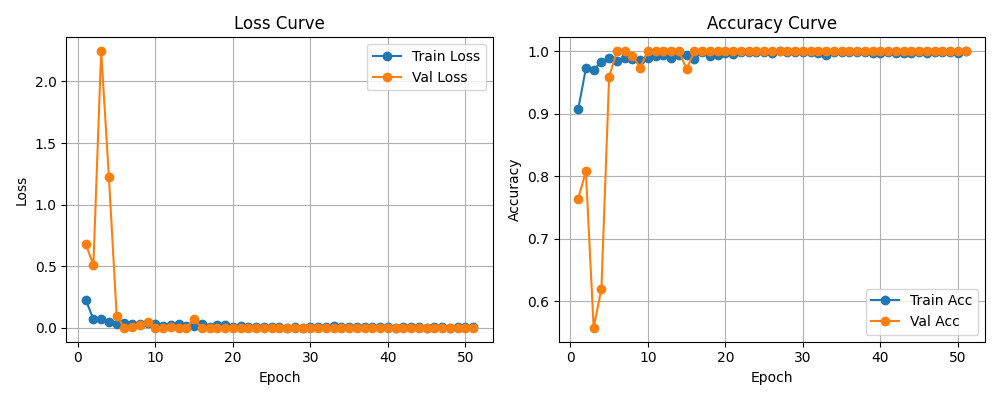
#> input picture mod_2_old/1017new/1.png, 1000 x 400 px, given as the content of the folder ../mod_2_old/1017new/1.png, which was not available
$ python q_process.py
#> lines starting #> are read from the running program, lines starting #| are printed output that depends on the picture; pictures that were not available may be replaced by others from this repository, and a replacement may not be noted
#> the loop in get_user_input, `while True:` made 1 pass; the answer given on pass 1: ../mod_2_old/1017new/1.png
import os
from PIL import Image
import random

# 定义旋转角度（只包含90°、180°、270°）
ROTATION_ANGLES = [90, 180, 270]


def rotate_without_cropping(img, angle):
    """
    旋转图像但不裁剪，保持原始内容完整
    """
    # 旋转图像（expand=True确保所有内容都在图像内）
    rotated_img = img.rotate(angle, resample=Image.BICUBIC, expand=True)
    return rotated_img


def augment_images(input_dir, quadruple=True):
    """
    对目录中的所有JPG图像进行数据增强（旋转但不裁剪）

    参数:
        input_dir: 输入目录路径
        quadruple: 是否将图像数量翻四倍（默认为True）
    """
#> called with input_dir = '../mod_2_old/1017new/1.png', quadruple = True
    # 遍历输入目录中的所有子文件夹和文件
    for root, dirs, files in os.walk(input_dir):
        print(f"正在处理文件夹: {root}")

        # 收集所有JPG文件
        jpg_files = [f for f in files if f.lower().endswith('.png')]
        print(f"找到 {len(jpg_files)} 个JPG文件")

        for file in jpg_files:
            # 构建输入文件路径
            img_path = os.path.join(root, file)

            print(f"处理文件: {img_path}")

            try:
                # 打开JPG文件
                image = Image.open(img_path).convert('RGB')

                if quadruple:
                    # 四倍增强模式：生成三个旋转版本（90°, 180°, 270°）
                    angles_to_process = ROTATION_ANGLES

                    # 为每个旋转角度生成新图像

                    for angle in angles_to_process:
                        # 旋转图像（不裁剪）
                        rotated_image = rotate_without_cropping(image, angle)

                        # 生成新文件名
                        name, ext = os.path.splitext(file)
                        new_filename = f"{name}_rot{angle}{ext}"
                        new_img_path = os.path.join(root, new_filename)

                        # 保存新图像
                        rotated_image.save(new_img_path)
                        print(f"已创建新图像: {new_img_path} (角度: {angle}°)")
#> this loop made 3 passes
#> pass 1, in rotate_without_cropping, `rotated_img = img.rotate(angle, resample=Image.BICUBIC, expand=True)`:
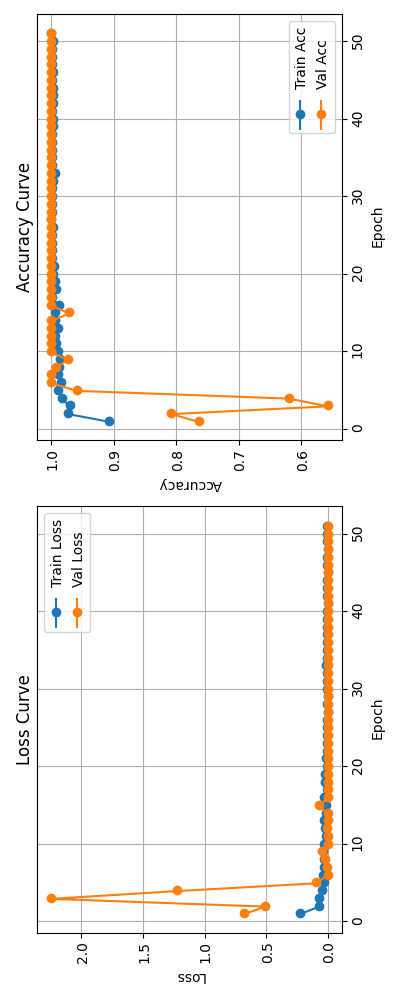
#> rotated_img: PIL image 400x1000 RGB; mean R, G, B 247.9, 245.6, 243.4
#> pass 2, in rotate_without_cropping (call 2), `rotated_img = img.rotate(angle, resample=Image.BICUBIC, expand=True)`:
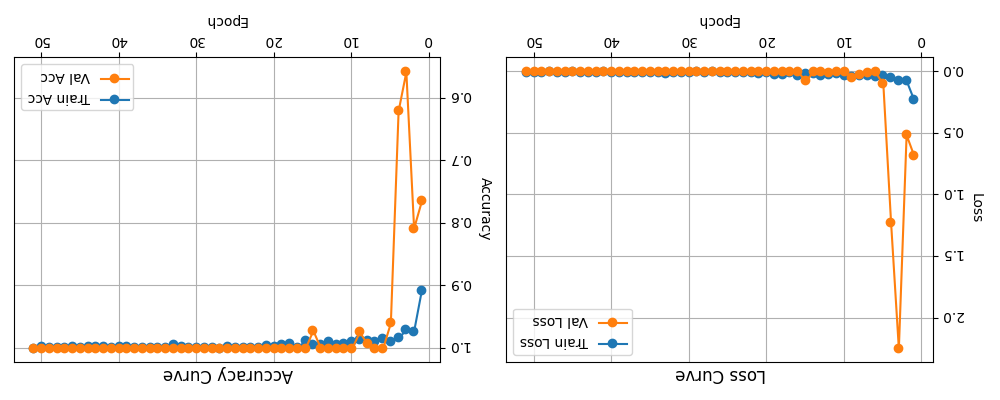
#> rotated_img: PIL image 1000x400 RGB; mean R, G, B 247.9, 245.6, 243.4
#> pass 3, in rotate_without_cropping (call 3), `rotated_img = img.rotate(angle, resample=Image.BICUBIC, expand=True)`:
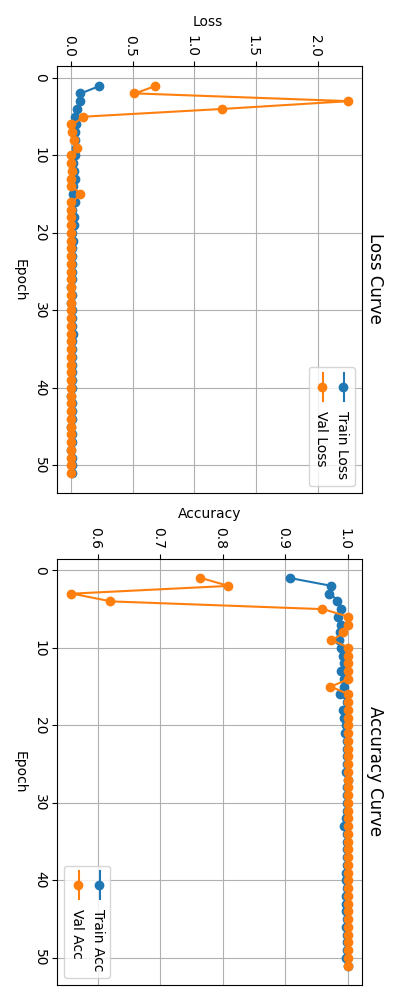
#> rotated_img: PIL image 400x1000 RGB; mean R, G, B 247.9, 245.6, 243.4
                else:
                    # 单倍增强模式：覆盖原图
                    angle = random.choice(ROTATION_ANGLES)

                    # 旋转图像（不裁剪）
                    rotated_image = rotate_without_cropping(image, angle)

                    # 直接覆盖原图
                    rotated_image.save(img_path)
                    print(f"已覆盖原图: {img_path} (角度: {angle}°)")

            except Exception as e:
                print(f"处理文件 {img_path} 时出错: {str(e)}")
                continue


def get_user_input():
    """
    获取用户输入：目录路径和增强模式
    """
    print("=" * 50)
    print("图像数据增强工具")
    print("=" * 50)

    # 获取目录路径
    while True:
        input_dir = input("请输入包含JPG图像的目录路径: ")
        if os.path.exists(input_dir):
            break
        print(f"错误: 目录 '{input_dir}' 不存在，请重新输入")

    # 获取增强模式
    while True:
        mode = input("请选择增强模式 (1-四倍增强, 2-单倍增强): ")
        if mode in ['1', '2']:
            quadruple = (mode == '1')
            break
        print("错误: 请输入1或2")

    return input_dir, quadruple


# 主函数
if __name__ == "__main__":
    # 获取用户输入
    input_directory, quadruple_mode = get_user_input()
    # 显示配置信息
    print("\n配置信息:")
    print(f"输入目录: {input_directory}")
    print(f"增强模式: {'四倍增强（生成三个新图像）' if quadruple_mode else '单倍增强（覆盖原图）'}")

    # 确认操作（单倍增强会覆盖原图）
    if not quadruple_mode:
        confirm = input("\n警告: 单倍增强模式会覆盖原始图像！\n是否继续? (y/n): ")
        if confirm.lower() != 'y':
            print("操作已取消")
            exit()

    # 执行增强
    augment_images(input_directory, quadruple_mode)

    # 完成提示
    print("\n数据增强完成!")
    print("按Enter键退出...")
    input()

    #先dataset 再 数据增强
